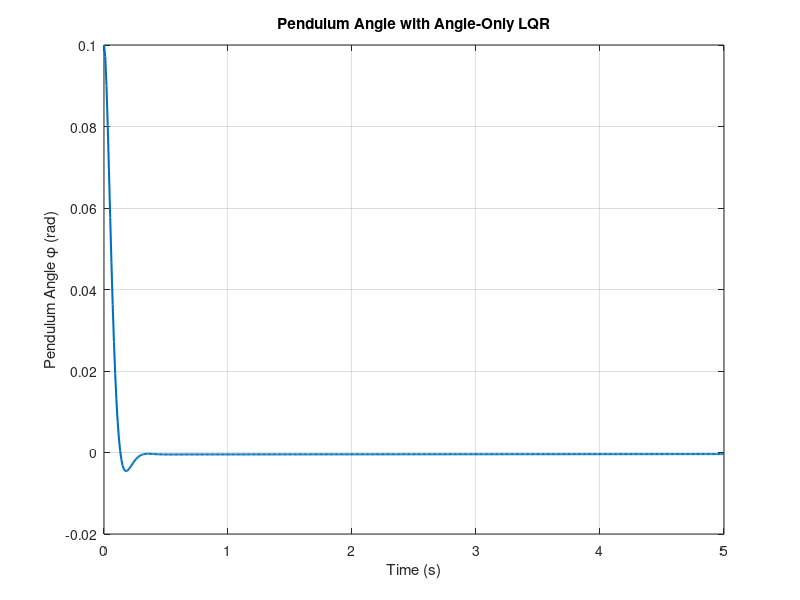

Write the MATLAB code that produced this figure.
% --- 1) SYSTEM PARAMETERS ---
m_w = 1.0;          % mass of each wheel [kg]
m_p = 2.5;            % pendulum mass [kg]
r   = 0.05;         % wheel radius [m]
l   = 0.58;            % pendulum length [m]
g   = 9.81;           % gravity [m/s^2]
I_w = 0.5 * m_w*r^2;  % wheel inertia [kg·m²]
I_p = m_p*l^2;        % pendulum inertia [kg·m²]

% --- 2) BUILD A, B MATRICES (linearized around upright) ---
a     = 2*m_w + m_p + 2*I_w/r^2;
b     = m_p * l;
c_val = m_p * l^2 + I_p;
d     = m_p * g * l;
Delta = a*c_val - b^2;

A = [ 0,                            1,      0,           0;
      0,                            0, -b*d/Delta,       0;
      0,                            0,      0,           1;
      0,                            0,  a*d/Delta,       0 ];
B = [ 0;
      c_val/Delta;
      0;
     -b/Delta ];

% --- 3) DESIGN ANGLE‑ONLY LQR ---
C_angle = [0 0 1 1];           % pick only the pendulum‑angle state

% your A, B as before


% 1) Define Q so only state-3 is significant
q_phi = 9786.743;     % your previous angle weight
eps   = 1e-3;         % tiny weight to keep Q full rank
Q     = diag([eps, eps, q_phi, eps]);

% 2) Define R (must be > 0)
R     = 0.001;

% 3) Compute LQR gain
K = lqr(A, B, Q, R);

disp('Angle‑only LQR gain K:');
disp(K);

% 4) (Optional) simulate closed-loop pendulum angle
Ac     = A - B*K;
C_phi  = [0 0 1 0];             % output = pendulum angle
sys_cl = ss(Ac, B, C_phi, 0);
x0     = [0;0;0.1;0];           % initial tilt
t      = 0:0.01:5;
[phi,~,~] = initial(sys_cl, x0, t);

figure;
plot(t, phi, 'LineWidth',1.5);
xlabel('Time (s)'); ylabel('Pendulum Angle φ (rad)');
title('Pendulum Angle with Angle‑Only LQR');
grid on;
